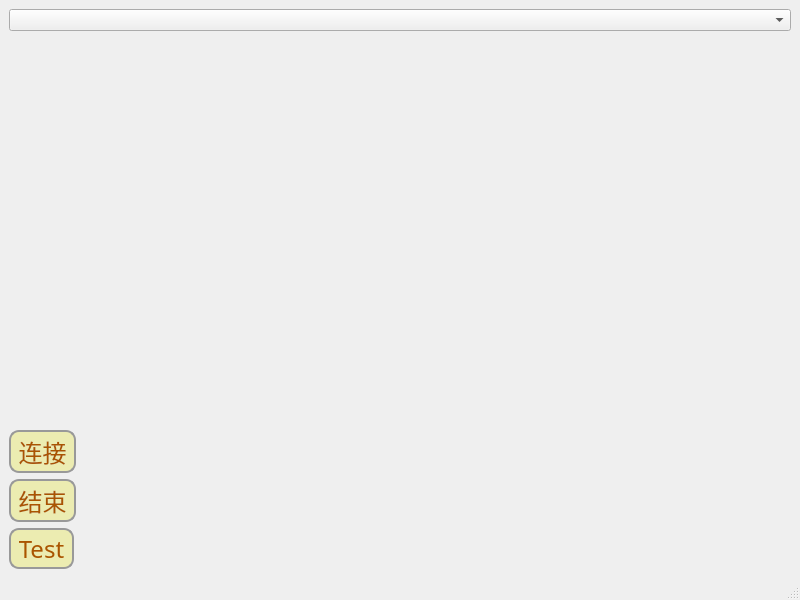
<?xml version="1.0" encoding="UTF-8"?>
<ui version="4.0">
 <class>MainWindow</class>
 <widget class="QMainWindow" name="MainWindow">
  <property name="geometry">
   <rect>
    <x>0</x>
    <y>0</y>
    <width>800</width>
    <height>600</height>
   </rect>
  </property>
  <property name="font">
   <font>
    <family>Courier New</family>
    <pointsize>7</pointsize>
    <weight>50</weight>
    <bold>false</bold>
   </font>
  </property>
  <property name="windowTitle">
   <string>MainWindow</string>
  </property>
  <property name="styleSheet">
   <string notr="true">MainWindow{
	
	
	border-image: url(:/love3.jpg);
	
	
}</string>
  </property>
  <widget class="QWidget" name="centralwidget">
   <layout class="QVBoxLayout" name="verticalLayout_2">
    <item>
     <layout class="QVBoxLayout" name="verticalLayout">
      <item>
       <widget class="QComboBox" name="comboBox"/>
      </item>
      <item>
       <widget class="QPlainTextEdit" name="plainTextEdit">
        <property name="font">
         <font>
          <family>微软雅黑</family>
          <pointsize>14</pointsize>
          <weight>75</weight>
          <bold>true</bold>
         </font>
        </property>
        <property name="autoFillBackground">
         <bool>true</bool>
        </property>
        <property name="styleSheet">
         <string notr="true">color: rgb(85, 85, 255);
color: rgb(255, 0, 255);
background-color: transparent;
border :none;</string>
        </property>
       </widget>
      </item>
     </layout>
    </item>
    <item>
     <widget class="QToolButton" name="toolButton">
      <property name="font">
       <font>
        <family>站酷小薇LOGO体</family>
        <pointsize>18</pointsize>
        <weight>50</weight>
        <italic>false</italic>
        <bold>false</bold>
       </font>
      </property>
      <property name="styleSheet">
       <string notr="true">QToolButton{
	color: rgb(170, 85, 0);
	
	background-color: rgb(236, 236, 177);
	border-radius: 10px;
	border: 2px solid #999
}

</string>
      </property>
      <property name="text">
       <string>连接</string>
      </property>
     </widget>
    </item>
    <item>
     <widget class="QToolButton" name="toolButton_2">
      <property name="font">
       <font>
        <family>站酷小薇LOGO体</family>
        <pointsize>18</pointsize>
        <weight>50</weight>
        <italic>false</italic>
        <bold>false</bold>
       </font>
      </property>
      <property name="styleSheet">
       <string notr="true">QToolButton{
	color: rgb(170, 85, 0);
	background-color: rgb(236, 236, 177);
	border-radius: 10px;
	border: 2px solid #999
}
</string>
      </property>
      <property name="text">
       <string>结束</string>
      </property>
     </widget>
    </item>
    <item>
     <widget class="QToolButton" name="testToolButton">
      <property name="font">
       <font>
        <family>站酷小薇LOGO体</family>
        <pointsize>18</pointsize>
        <weight>50</weight>
        <italic>false</italic>
        <bold>false</bold>
        <underline>false</underline>
       </font>
      </property>
      <property name="styleSheet">
       <string notr="true">QToolButton{
	color: rgb(170, 85, 0);
	background-color: rgb(236, 236, 177);
	border-radius: 10px;
	border: 2px solid #999
}
</string>
      </property>
      <property name="text">
       <string>Test</string>
      </property>
     </widget>
    </item>
   </layout>
  </widget>
  <widget class="QMenuBar" name="menubar">
   <property name="geometry">
    <rect>
     <x>0</x>
     <y>0</y>
     <width>800</width>
     <height>21</height>
    </rect>
   </property>
  </widget>
  <widget class="QStatusBar" name="statusbar"/>
 </widget>
 <resources/>
 <connections/>
</ui>
